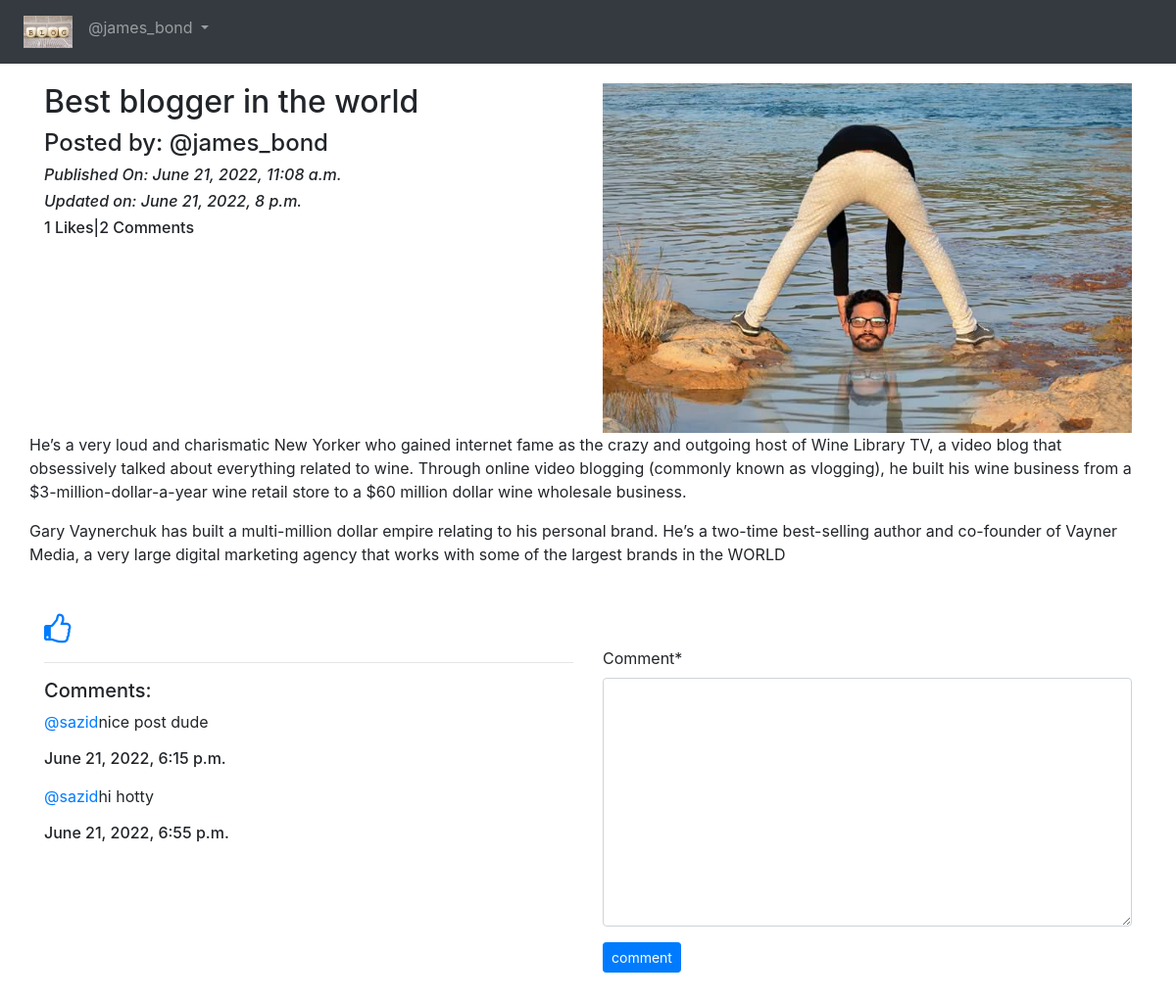
The app's page /blog/details/Best-blogger-in-the-world-87054f90-93e9-4fc2-a08e-1ff2b91ee36b/ (signed in) with its own data.
### Blog_App/models.py (models this page shows, shortened)
class Blog(models.Model):
    author = models.ForeignKey(User,on_delete=models.CASCADE,related_name='post_author')
    blog_title = models.CharField(max_length=264,verbose_name='Put a Title')
    slug = models.SlugField(max_length=264,unique=True)
    blog_content = models.TextField(verbose_name=" What's on your mind ?")
    blog_image = models.ImageField(upload_to='blog_images',verbose_name="Image")
    publish_date = models.DateTimeField(auto_now_add=True)
    update_date = models.DateTimeField(auto_now=True)

class Comment(models.Model):
    blog = models.ForeignKey(Blog,on_delete=models.CASCADE, related_name='blog_comment')
    user = models.ForeignKey(User,on_delete=models.CASCADE,related_name='user_comment')
    comment = models.TextField()
    comment_date = models.DateTimeField(auto_now_add=True)

### Blog_App/views.py (the view, shortened to what this page needs)
# urls.py: path('details/<slug>/',views.Blog_Details,name='Blog_Details'),
@login_required
def Blog_Details(request,slug):
    blog = Blog.objects.get(slug=slug)
    comment_form = CommentForm()
    already_liked = Likes.objects.filter(blog=blog,user=request.user)
    if already_liked:
        liked=True
    else:
        liked = False
    return render(request,'Blog_App/Blog_Details.html',context={'blog':blog, 'comment_form':comment_form,'liked':liked})

### Blog_App/forms.py
class CommentForm(forms.ModelForm):
    class Meta:
        model = Comment
        fields = ('comment',)

### templates/Blog_App/Blog_Details.html (shortened to what this page needs)
{% extends 'base.html' %}
{% load crispy_forms_tags %}
{% block body_block %}
<div class="row">
  <div class="col-sm-6">
    <h2>{{ blog.blog_title }}</h2>
    <h4>Posted by: @{{ blog.author }}</h4>
    <i><h6>Published On: {{ blog.publish_date }}</h6></i>
    <i><h6>Updated on: {{ blog.update_date }}</h6></i>
    <h6>{{ blog.liked_blog.count }} Likes|{{ blog.blog_comment.count }} Comments</h6>
  </div>
  <div class="col-sm-6">
    <img src="/media/{{ blog.blog_image }}" width="100%">
  </div>
  <p>
    {{ blog.blog_content|linebreaks }}
  </p>
</div>
{% if not liked %}
<a href="{% url 'Blog_App:liked_post' pk=blog.pk %}">
  <i class="fa fa-thumbs-o-up fa-2x" aria-hidden="true"></i>
</a>
{% else %}
<a href="{% url 'Blog_App:unliked_post' pk=blog.pk %}">
  <i class="fa fa-thumbs-o-down fa-2x" aria-hidden="true"></i>
</a>
{% endif %}
<div class="row">
  <div class="col-sm-6">
    <hr>
    <h5>Comments:</h5>
    {% for comment in blog.blog_comment.all %}
      <p><a href="#">@{{comment.user}}</a>{{comment.comment}}<br> <h6>{{comment.comment_date}}</h6></p>
    {% endfor %}
  </div>
  <div class="col-sm-6">
    <form method="POST">
      {{ comment_form | crispy }}
      <button type="submit"class="btn btn-primary btn-sm">comment</button>
    </form>
  </div>
</div>
<br>
<br>
{% endblock %}

### templates/base.html (shortened to what this page needs)
<!DOCTYPE html>
<html lang="en" dir="ltr">
  <head>
    <link rel="stylesheet" href="https://maxcdn.bootstrapcdn.com/bootstrap/4.4.1/css/bootstrap.min.css">
    <link href="https://maxcdn.bootstrapcdn.com/font-awesome/4.7.0/css/font-awesome.min.css" rel="stylesheet">
  </head>
  <body>
    <nav class="navbar navbar-expand-sm bg-dark navbar-dark">
      <ul class="navbar-nav">
        <li class="nav-item active">
          <a class="nav-link" href="{% url 'index' %}"><img src="/media/blog.jpg" width="50px" alt="website logo"></a>
        </li>
        {% if user.is_authenticated  %}
        <div class="nav-item dropdown">
          <a class="nav-link dropdown-toggle" id="navbardrop" data-toggle="dropdown" href="#">
            @{{ user.username }}
          </a>
        </div>
        {% endif %}
      </ul>
    </nav>
    <div class="container" style="padding-top:20px">
      {% block body_block %}
      {% endblock %}
    </div>
  </body>
</html>

### records on screen
Blog: blog_title "Best blogger in the world", author "james_bond", publish_date "June 21, 2022, 11:08 a.m.", update_date "June 21, 2022, 8 p.m.", liked_blog.count "1", blog_comment.count "2", blog_image (picture), blog_content "He’s a very loud and charismatic New Yorker who gained internet fame as the crazy and outgoing host of Wine Library TV, a video blog that obsessively talked about everything related to wine. Through online video blogging (commonly known as vlogging), he built his wine business from a $3-million-dollar-a-year wine retail store to a $60 million dollar wine wholesale business. Gary Vaynerchuk has built a multi-million dollar empire relating to his personal brand. He’s a two-time best-selling author and co-founder of Vayner Media, a very large digital marketing agency that works with some of the largest brands in the WORLD"
Comment: user "sazid", comment "nice post dude", comment_date "June 21, 2022, 6:15 p.m."
Comment: user "sazid", comment "hi hotty", comment_date "June 21, 2022, 6:55 p.m."

### other values on screen
{{ user.username }} "james_bond"
